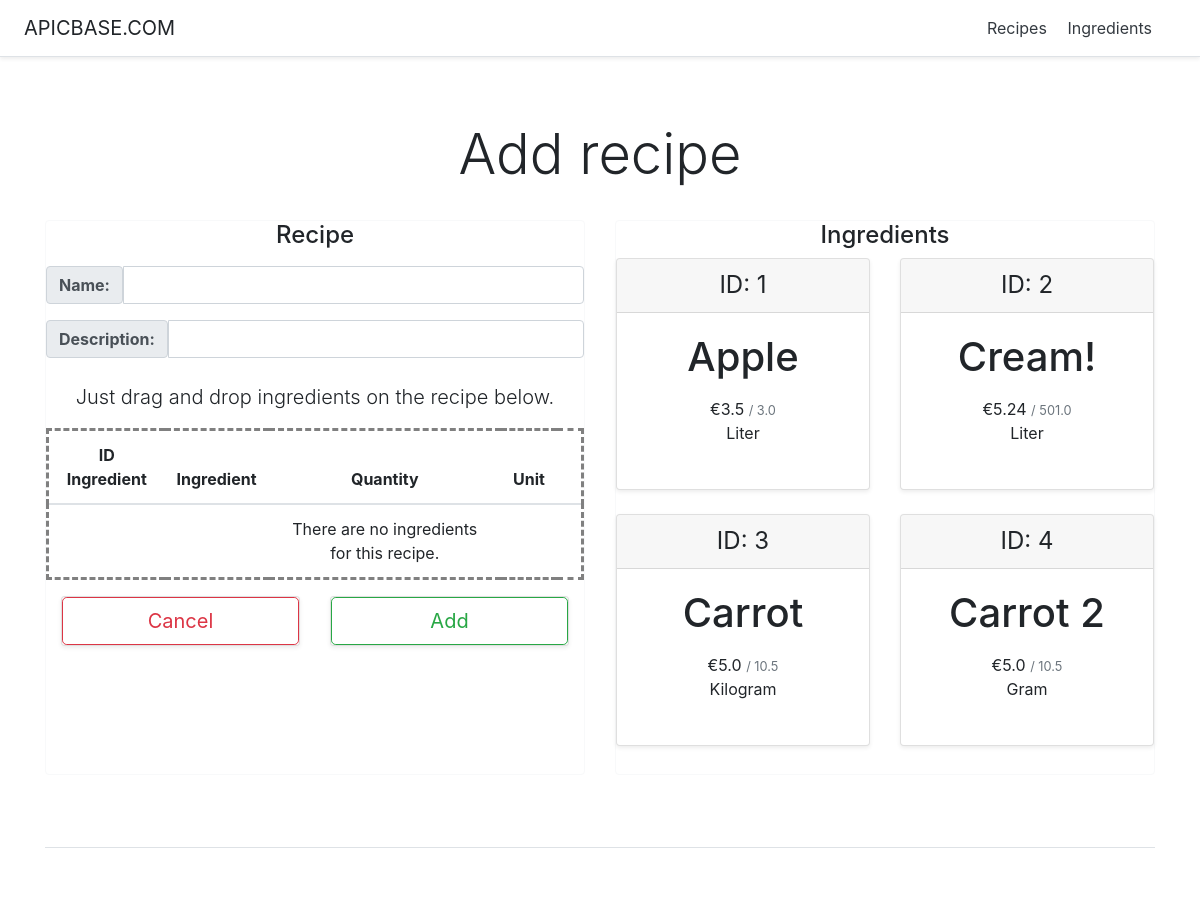
Page /recipeManager/add/ on the committed database.
### recipeManager/models.py (models this page shows, shortened)
class Ingredient(models.Model):
    id = models.AutoField(primary_key=True)
    name = models.CharField(max_length=200)
    cost = models.FloatField()
    amount = models.FloatField()
    GRAMS='g.'
    KILOGRAMS='Kg.'
    CENTILITERS='cl.'
    LITERS='l.'
    UNIT_CHOICES = (
        (GRAMS, 'Gram'),
        (KILOGRAMS, 'Kilogram'),
        (CENTILITERS, 'Centiliter'),
        (LITERS, 'Liter')
    )
    unit = models.CharField(
        max_length=2,
        choices=UNIT_CHOICES,
        default=GRAMS,
    )

### recipeManager/views.py (the view, shortened to what this page needs)
# urls.py: path('add/', views.AddRecipeView, name='addRecipe'),
def AddRecipeView(request):
    ingredients_list = Ingredient.objects.all()
    context = {
        'ingredients_list' : ingredients_list,
        }
    return render(request, "recipeManager/addRecipe.html", context)

### recipeManager/templates/recipeManager/addRecipe.html (shortened to what this page needs)
<!DOCTYPE html>
<html lang="en">
   <head>
      {% load static %}
      <link href="{%static 'recipeManager/pricing.css'%}" rel="stylesheet">
      {% load static %}
      <link href="{%static 'recipeManager/bootstrap.min.css'%}" rel="stylesheet">
   </head>
   <body>
      <div class="d-flex flex-column flex-md-row align-items-center p-3 px-md-4 mb-3 bg-white border-bottom shadow-sm">
         <h5 class="my-0 mr-md-auto font-weight-normal">APICBASE.COM</h5>
         <nav class="my-2 my-md-0 mr-md-3">
            <a class="p-2 text-dark" href="{% url 'recipeManager:index' %}">Recipes</a>
            <a class="p-2 text-dark" href="{% url 'recipeManager:ingredients' %}">Ingredients</a>
         </nav>
      </div>
      <div class="pricing-header px-3 py-3 pt-md-5 pb-md-4 mx-auto text-center">
         <h1 class="display-4">Add recipe</h1>
      </div>
      <div class="container">
         <div class="card-deck mb-3 text-center">
            <div class="card mb-4 border-light">
              <form action="{% url 'recipeManager:addRecipe' %}" method="post">
               <h4>Recipe</h4>
               <ul class="list-unstyled mt-3 mb-4">
                  <li>
                     <div class="input-group mb-3">
                        <label class="input-group-text" for="id_name"><b>Name:</b></label>
                        <input id="id_name" class="form-control text-dark" type="text" required name="name">
                     </div>
                  </li>
                  <li>
                     <div class="input-group mb-3">
                        <label class="input-group-text" for="id_description"><b>Description:</b></label>
                        <input id="id_description" class="form-control text-dark" type="text" required name="description">
                     </div>
                  </li>
               </ul>
               <p class="lead">Just drag and drop ingredients on the recipe below.</p>
               <table style="border-style: dashed;" id="table" class="table table-hover" ondrop="drop(event)" ondragover="allowDrop(event)">
                  <thead>
                     <tr>
                        <th scope="col">ID Ingredient</th>
                        <th scope="col">Ingredient</th>
                        <th scope="col">Quantity</th>
                        <th scope="col">Unit</th>
                        <th></th>
                     </tr>
                  </thead>
                  <tbody>
                     <tr id="empty">
                        <td></td>
                        <td></td>
                        <td>
                           There are no ingredients for this recipe.
                        </td>
                        <td></td>
                        <td></td>
                     </tr>
                  </tbody>
               </table>
               <div class="container">
                  <div class="card-deck mb-3 text-center">
                     <div id="cancelButtonSection" class="card mb-4 shadow-sm">
                        <a href="{% url 'recipeManager:index' %}" style="text-decoration:none;">
                        <button type="button" class="btn btn-lg btn-block btn-outline-danger">Cancel</button>
                        </a>
                     </div>
                     <div id="saveButtonSection" class="card mb-4 shadow-sm">
                        <button id="saveButton" type="submit" class="btn btn-lg btn-block btn-outline-success">Add</button>
                     </div>
                  </div>
               </div>
             </form>
            </div>
            <div class="card mb-4 border-light">
               <h4>Ingredients</h4>
               <div class="card-deck mb-3 text-center" data-spy="scroll" style="position: relative;max-height:500px;overflow-y: scroll;">
                  {% if ingredients_list %}
                    {% for ingredient in ingredients_list %}
                    <div id="{{ ingredient.id }}" draggable="true" ondragstart="drag(event)" class="card mb-4 shadow-sm">
                       <div class="card-header">
                          <h4 id="igredientId{{ ingredient.id }}" class="my-0 font-weight-normal">ID: {{ ingredient.id }}</h4>
                       </div>
                       <div class="card-body">
                          <h1 id="ingredientName{{ ingredient.id }}" class="card-title pricing-card-title">{{ ingredient.name }}</h1>
                          <ul class="list-unstyled mt-3 mb-4">
                             <li>€{{ ingredient.cost }} <small class="text-muted">/ {{ ingredient.amount }}</small></li>
                             <li id="ingredientUnit{{ ingredient.id }}">{{ ingredient.get_unit_display }}</li>
                          </ul>
                       </div>
                    </div>
                    {% endfor %}
                  {% else %}
                    <p><strong>No ingredients available.</strong></p>
                  {% endif %}
               </div>
            </div>
         </div>
         <footer class="pt-4 my-md-5 pt-md-5 border-top"></footer>
      </div>
   </body>
</html>

### recipeManager/static/recipeManager/pricing.css (style rules this page uses)
html { font-size: 14px; }
@media (min-width: 768px) { html { font-size: 16px; } }
.container { max-width: 960px; }
.pricing-header { max-width: 700px; }
.card-deck .card { min-width: 220px; }

### rows in the picture
Ingredient: id "1", name "Apple", cost "3.5", amount "3.0", unit "Liter"
Ingredient: id "2", name "Cream!", cost "5.24", amount "501.0", unit "Liter"
Ingredient: id "3", name "Carrot", cost "5.0", amount "10.5", unit "Kilogram"
Ingredient: id "4", name "Carrot 2", cost "5.0", amount "10.5", unit "Gram"
